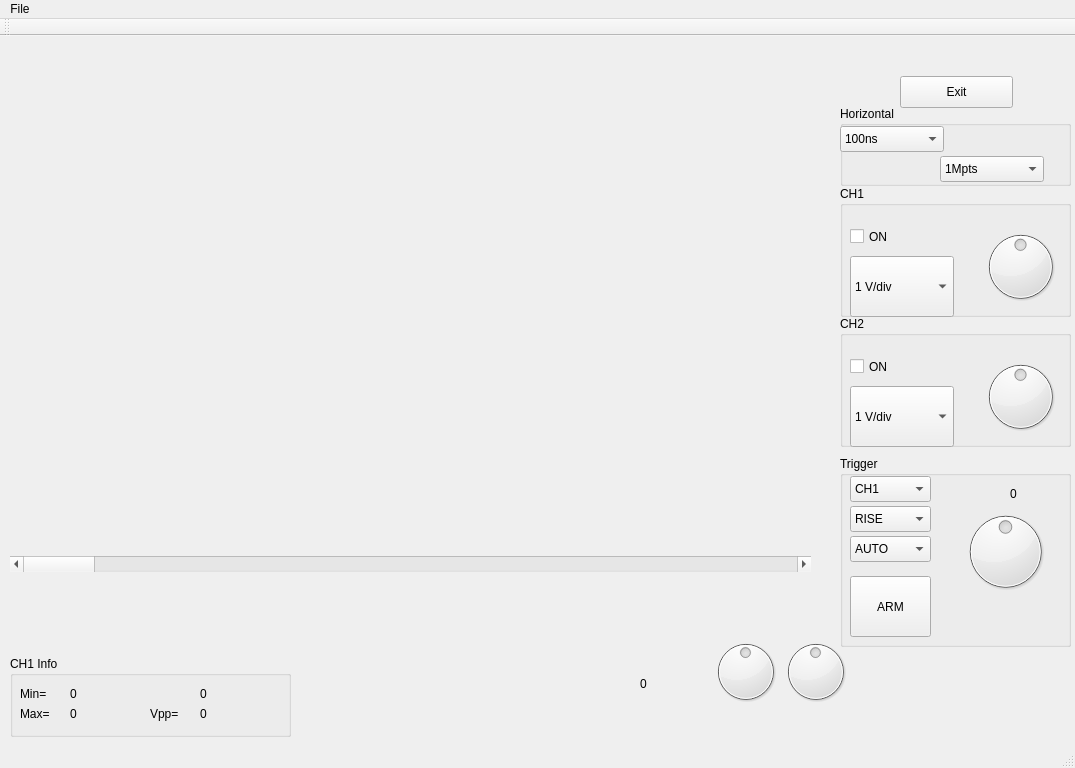
<?xml version="1.0" encoding="UTF-8"?>
<ui version="4.0">
 <class>MainWindow</class>
 <widget class="QMainWindow" name="MainWindow">
  <property name="geometry">
   <rect>
    <x>0</x>
    <y>0</y>
    <width>1075</width>
    <height>768</height>
   </rect>
  </property>
  <property name="sizePolicy">
   <sizepolicy hsizetype="Fixed" vsizetype="Fixed">
    <horstretch>0</horstretch>
    <verstretch>0</verstretch>
   </sizepolicy>
  </property>
  <property name="windowTitle">
   <string>Open6022-QT</string>
  </property>
  <widget class="QWidget" name="centralWidget">
   <widget class="QPushButton" name="btnExit">
    <property name="geometry">
     <rect>
      <x>900</x>
      <y>40</y>
      <width>113</width>
      <height>32</height>
     </rect>
    </property>
    <property name="text">
     <string>Exit</string>
    </property>
   </widget>
   <widget class="QCustomPlot" name="customPlot" native="true">
    <property name="geometry">
     <rect>
      <x>10</x>
      <y>10</y>
      <width>800</width>
      <height>500</height>
     </rect>
    </property>
   </widget>
   <widget class="QGroupBox" name="groupBox">
    <property name="geometry">
     <rect>
      <x>840</x>
      <y>150</y>
      <width>231</width>
      <height>131</height>
     </rect>
    </property>
    <property name="title">
     <string>CH1</string>
    </property>
    <widget class="QComboBox" name="comboBoxV1div">
     <property name="geometry">
      <rect>
       <x>10</x>
       <y>70</y>
       <width>104</width>
       <height>61</height>
      </rect>
     </property>
     <property name="currentIndex">
      <number>1</number>
     </property>
     <item>
      <property name="text">
       <string>2 V/div</string>
      </property>
     </item>
     <item>
      <property name="text">
       <string>1 V/div</string>
      </property>
     </item>
     <item>
      <property name="text">
       <string>0.5 V/div</string>
      </property>
     </item>
     <item>
      <property name="text">
       <string>200mV/div</string>
      </property>
     </item>
     <item>
      <property name="text">
       <string>100mV/div</string>
      </property>
     </item>
    </widget>
    <widget class="QCheckBox" name="checkBoxCH1ON">
     <property name="geometry">
      <rect>
       <x>10</x>
       <y>20</y>
       <width>41</width>
       <height>61</height>
      </rect>
     </property>
     <property name="text">
      <string>ON</string>
     </property>
    </widget>
    <widget class="QDial" name="dialCursorV1">
     <property name="geometry">
      <rect>
       <x>140</x>
       <y>40</y>
       <width>81</width>
       <height>81</height>
      </rect>
     </property>
     <property name="minimum">
      <number>-100</number>
     </property>
     <property name="maximum">
      <number>100</number>
     </property>
     <property name="singleStep">
      <number>1</number>
     </property>
     <property name="pageStep">
      <number>1</number>
     </property>
     <property name="invertedAppearance">
      <bool>false</bool>
     </property>
     <property name="invertedControls">
      <bool>false</bool>
     </property>
    </widget>
   </widget>
   <widget class="QGroupBox" name="groupBox_3">
    <property name="geometry">
     <rect>
      <x>840</x>
      <y>70</y>
      <width>231</width>
      <height>80</height>
     </rect>
    </property>
    <property name="title">
     <string>Horizontal</string>
    </property>
    <widget class="QComboBox" name="comboSampling">
     <property name="geometry">
      <rect>
       <x>0</x>
       <y>20</y>
       <width>104</width>
       <height>26</height>
      </rect>
     </property>
     <property name="currentIndex">
      <number>0</number>
     </property>
     <item>
      <property name="text">
       <string>100ns</string>
      </property>
     </item>
     <item>
      <property name="text">
       <string>500ns</string>
      </property>
     </item>
     <item>
      <property name="text">
       <string>1us</string>
      </property>
     </item>
     <item>
      <property name="text">
       <string>5us</string>
      </property>
     </item>
     <item>
      <property name="text">
       <string>10us</string>
      </property>
     </item>
     <item>
      <property name="text">
       <string>50us</string>
      </property>
     </item>
     <item>
      <property name="text">
       <string>100us</string>
      </property>
     </item>
     <item>
      <property name="text">
       <string>200us</string>
      </property>
     </item>
     <item>
      <property name="text">
       <string>500us</string>
      </property>
     </item>
     <item>
      <property name="text">
       <string>1ms</string>
      </property>
     </item>
     <item>
      <property name="text">
       <string>5ms</string>
      </property>
     </item>
     <item>
      <property name="text">
       <string>10ms</string>
      </property>
     </item>
    </widget>
    <widget class="QComboBox" name="comboMemDepth">
     <property name="geometry">
      <rect>
       <x>100</x>
       <y>50</y>
       <width>104</width>
       <height>26</height>
      </rect>
     </property>
     <property name="currentIndex">
      <number>0</number>
     </property>
     <item>
      <property name="text">
       <string>1Mpts</string>
      </property>
     </item>
     <item>
      <property name="text">
       <string>512Kpts</string>
      </property>
     </item>
     <item>
      <property name="text">
       <string>128Kpts</string>
      </property>
     </item>
     <item>
      <property name="text">
       <string>32Kpts</string>
      </property>
     </item>
    </widget>
   </widget>
   <widget class="QGroupBox" name="groupBox_2">
    <property name="geometry">
     <rect>
      <x>10</x>
      <y>620</y>
      <width>281</width>
      <height>81</height>
     </rect>
    </property>
    <property name="title">
     <string>CH1 Info</string>
    </property>
    <widget class="QLabel" name="lblmin">
     <property name="geometry">
      <rect>
       <x>10</x>
       <y>30</y>
       <width>41</width>
       <height>16</height>
      </rect>
     </property>
     <property name="text">
      <string>Min= </string>
     </property>
    </widget>
    <widget class="QLabel" name="lblmax">
     <property name="geometry">
      <rect>
       <x>10</x>
       <y>50</y>
       <width>41</width>
       <height>16</height>
      </rect>
     </property>
     <property name="text">
      <string>Max= </string>
     </property>
    </widget>
    <widget class="QLabel" name="lblVpp">
     <property name="geometry">
      <rect>
       <x>140</x>
       <y>50</y>
       <width>41</width>
       <height>16</height>
      </rect>
     </property>
     <property name="text">
      <string>Vpp=</string>
     </property>
    </widget>
    <widget class="QLabel" name="lblminVal">
     <property name="geometry">
      <rect>
       <x>60</x>
       <y>30</y>
       <width>51</width>
       <height>16</height>
      </rect>
     </property>
     <property name="text">
      <string>0</string>
     </property>
    </widget>
    <widget class="QLabel" name="lblMaxVal">
     <property name="geometry">
      <rect>
       <x>60</x>
       <y>50</y>
       <width>51</width>
       <height>16</height>
      </rect>
     </property>
     <property name="text">
      <string>0</string>
     </property>
    </widget>
    <widget class="QLabel" name="lblVppVal">
     <property name="geometry">
      <rect>
       <x>190</x>
       <y>50</y>
       <width>51</width>
       <height>16</height>
      </rect>
     </property>
     <property name="text">
      <string>0</string>
     </property>
    </widget>
    <widget class="QLabel" name="lblfreq">
     <property name="geometry">
      <rect>
       <x>190</x>
       <y>30</y>
       <width>59</width>
       <height>16</height>
      </rect>
     </property>
     <property name="text">
      <string>0</string>
     </property>
    </widget>
   </widget>
   <widget class="QGroupBox" name="groupBox_4">
    <property name="geometry">
     <rect>
      <x>840</x>
      <y>420</y>
      <width>231</width>
      <height>191</height>
     </rect>
    </property>
    <property name="title">
     <string>Trigger</string>
    </property>
    <widget class="QPushButton" name="btnGet">
     <property name="geometry">
      <rect>
       <x>10</x>
       <y>120</y>
       <width>81</width>
       <height>61</height>
      </rect>
     </property>
     <property name="text">
      <string>ARM</string>
     </property>
    </widget>
    <widget class="QComboBox" name="comboBox_3">
     <property name="geometry">
      <rect>
       <x>10</x>
       <y>50</y>
       <width>81</width>
       <height>26</height>
      </rect>
     </property>
     <item>
      <property name="text">
       <string>RISE</string>
      </property>
     </item>
     <item>
      <property name="text">
       <string>FALL</string>
      </property>
     </item>
    </widget>
    <widget class="QComboBox" name="comboBox_4">
     <property name="geometry">
      <rect>
       <x>10</x>
       <y>80</y>
       <width>81</width>
       <height>26</height>
      </rect>
     </property>
     <item>
      <property name="text">
       <string>AUTO</string>
      </property>
     </item>
     <item>
      <property name="text">
       <string>NORMAL</string>
      </property>
     </item>
     <item>
      <property name="text">
       <string>SINGLE</string>
      </property>
     </item>
    </widget>
    <widget class="QLabel" name="labelTrigger">
     <property name="geometry">
      <rect>
       <x>170</x>
       <y>30</y>
       <width>59</width>
       <height>16</height>
      </rect>
     </property>
     <property name="text">
      <string>0</string>
     </property>
    </widget>
    <widget class="QDial" name="dialTrigger">
     <property name="geometry">
      <rect>
       <x>120</x>
       <y>40</y>
       <width>91</width>
       <height>111</height>
      </rect>
     </property>
     <property name="minimum">
      <number>-100</number>
     </property>
     <property name="maximum">
      <number>100</number>
     </property>
     <property name="singleStep">
      <number>5</number>
     </property>
     <property name="pageStep">
      <number>1</number>
     </property>
     <property name="invertedAppearance">
      <bool>false</bool>
     </property>
     <property name="invertedControls">
      <bool>false</bool>
     </property>
    </widget>
    <widget class="QComboBox" name="comboBoxCHSel">
     <property name="geometry">
      <rect>
       <x>10</x>
       <y>20</y>
       <width>81</width>
       <height>26</height>
      </rect>
     </property>
     <item>
      <property name="text">
       <string>CH1</string>
      </property>
     </item>
     <item>
      <property name="text">
       <string>CH2</string>
      </property>
     </item>
    </widget>
   </widget>
   <widget class="QScrollBar" name="horizontalScrollBar">
    <property name="geometry">
     <rect>
      <x>10</x>
      <y>520</y>
      <width>801</width>
      <height>16</height>
     </rect>
    </property>
    <property name="orientation">
     <enum>Qt::Horizontal</enum>
    </property>
   </widget>
   <widget class="QDial" name="dialCursorX1">
    <property name="geometry">
     <rect>
      <x>710</x>
      <y>600</y>
      <width>71</width>
      <height>71</height>
     </rect>
    </property>
    <property name="minimum">
     <number>0</number>
    </property>
    <property name="maximum">
     <number>1000</number>
    </property>
    <property name="singleStep">
     <number>1</number>
    </property>
    <property name="pageStep">
     <number>1</number>
    </property>
    <property name="value">
     <number>500</number>
    </property>
    <property name="invertedAppearance">
     <bool>false</bool>
    </property>
    <property name="invertedControls">
     <bool>false</bool>
    </property>
   </widget>
   <widget class="QDial" name="dialCursorX2">
    <property name="geometry">
     <rect>
      <x>780</x>
      <y>600</y>
      <width>71</width>
      <height>71</height>
     </rect>
    </property>
    <property name="minimum">
     <number>0</number>
    </property>
    <property name="maximum">
     <number>1000</number>
    </property>
    <property name="singleStep">
     <number>1</number>
    </property>
    <property name="pageStep">
     <number>1</number>
    </property>
    <property name="value">
     <number>500</number>
    </property>
    <property name="invertedAppearance">
     <bool>false</bool>
    </property>
    <property name="invertedControls">
     <bool>false</bool>
    </property>
   </widget>
   <widget class="QLabel" name="labelCurX12">
    <property name="geometry">
     <rect>
      <x>640</x>
      <y>640</y>
      <width>59</width>
      <height>16</height>
     </rect>
    </property>
    <property name="text">
     <string>0</string>
    </property>
   </widget>
   <widget class="QGroupBox" name="groupBox_5">
    <property name="geometry">
     <rect>
      <x>840</x>
      <y>280</y>
      <width>231</width>
      <height>131</height>
     </rect>
    </property>
    <property name="title">
     <string>CH2</string>
    </property>
    <widget class="QComboBox" name="comboBoxV2div">
     <property name="geometry">
      <rect>
       <x>10</x>
       <y>70</y>
       <width>104</width>
       <height>61</height>
      </rect>
     </property>
     <property name="currentIndex">
      <number>1</number>
     </property>
     <item>
      <property name="text">
       <string>2 V/div</string>
      </property>
     </item>
     <item>
      <property name="text">
       <string>1 V/div</string>
      </property>
     </item>
     <item>
      <property name="text">
       <string>0.5 V/div</string>
      </property>
     </item>
     <item>
      <property name="text">
       <string>200mV/div</string>
      </property>
     </item>
     <item>
      <property name="text">
       <string>100mV/div</string>
      </property>
     </item>
    </widget>
    <widget class="QCheckBox" name="checkBoxCH1ON_2">
     <property name="geometry">
      <rect>
       <x>10</x>
       <y>20</y>
       <width>41</width>
       <height>61</height>
      </rect>
     </property>
     <property name="text">
      <string>ON</string>
     </property>
    </widget>
    <widget class="QDial" name="dialCursorV1_2">
     <property name="geometry">
      <rect>
       <x>140</x>
       <y>40</y>
       <width>81</width>
       <height>81</height>
      </rect>
     </property>
     <property name="minimum">
      <number>-100</number>
     </property>
     <property name="maximum">
      <number>100</number>
     </property>
     <property name="singleStep">
      <number>1</number>
     </property>
     <property name="pageStep">
      <number>1</number>
     </property>
     <property name="invertedAppearance">
      <bool>false</bool>
     </property>
     <property name="invertedControls">
      <bool>false</bool>
     </property>
    </widget>
   </widget>
  </widget>
  <widget class="QMenuBar" name="menuBar">
   <property name="geometry">
    <rect>
     <x>0</x>
     <y>0</y>
     <width>1075</width>
     <height>22</height>
    </rect>
   </property>
   <widget class="QMenu" name="menuFile">
    <property name="title">
     <string>File</string>
    </property>
    <addaction name="actionSave_to_file"/>
   </widget>
   <addaction name="menuFile"/>
  </widget>
  <widget class="QToolBar" name="mainToolBar">
   <attribute name="toolBarArea">
    <enum>TopToolBarArea</enum>
   </attribute>
   <attribute name="toolBarBreak">
    <bool>false</bool>
   </attribute>
  </widget>
  <widget class="QStatusBar" name="statusBar"/>
  <action name="actionSave_to_file">
   <property name="text">
    <string>Save to file</string>
   </property>
  </action>
 </widget>
 <layoutdefault spacing="6" margin="11"/>
 <customwidgets>
  <customwidget>
   <class>QCustomPlot</class>
   <extends>QWidget</extends>
   <header location="global">qcustomplot.h</header>
   <container>1</container>
  </customwidget>
 </customwidgets>
 <resources/>
 <connections/>
</ui>
